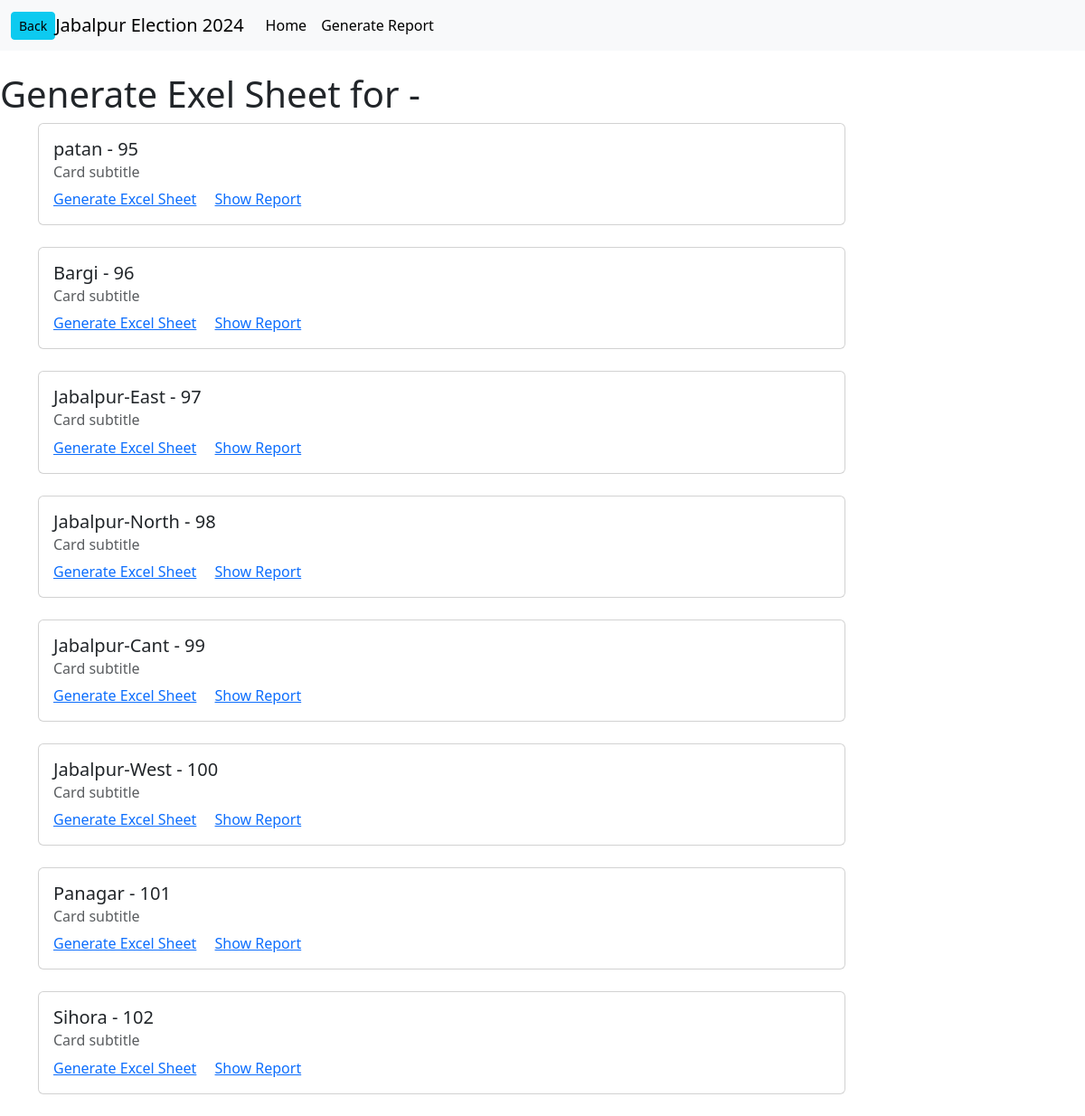
Screenshot of /generate_excel with the database file from the repository.
### backup.py (models this page shows, shortened)
class VidhanSabha(db.Model):
    id = db.Column(db.Integer, primary_key=True)
    name = db.Column(db.String(200), nullable=False)
    booths = db.relationship("Booth", backref="vidhan_sabha", lazy=True)

### backup.py (the view)
@app.route('/generate_excel')
def generate_excel_page():
    vidhan_sabhas = VidhanSabha.query.all()
    return render_template('getexel.html',vidhan_sabhas=vidhan_sabhas)

### templates/getexel.html
{% extends "base.html" %}
{% block content %}
<br>
    <h1>Generate Exel Sheet for -</h1>
    <div class="container">
        {% for vidhan_sabha in vidhan_sabhas %}
        <div class="card" style="width: 80%;">
            <div class="card-body">
              <h5 class="card-title">{{ vidhan_sabha.name }} - {{ vidhan_sabha.id }}</h5>
              <h6 class="card-subtitle mb-2 text-body-secondary">Card subtitle</h6>
              <a href="/generate_excel/{{ vidhan_sabha.id }}" class="card-link">Generate  Excel Sheet</a>
              <a href="/generate_report/{{ vidhan_sabha.id }}" class="card-link">Show  Report</a>
            </div>
          </div>
<br>
                    {% endfor %}
    </div>
{% endblock %}

### templates/base.html (shortened to what this page needs)
<!doctype html>
<html lang="en">
<head>
    <link href="https://cdn.jsdelivr.net/npm/bootstrap@5.3.3/dist/css/bootstrap.min.css" rel="stylesheet"
>
      </head>
<body>
    <nav class="navbar navbar-expand-lg bg-body-tertiary">
        <div class="container-fluid">
            <button type="button" class="btn btn-info btn-sm" onclick="goBack()">Back</button>
            <span class="navbar-brand mb-0 h1">  Jabalpur Election 2024</span>
          <div class="collapse navbar-collapse" id="navbarNav">
            <ul class="navbar-nav">
                <li class="nav-item">
                    <a class="nav-link active" aria-current="page" href="/">Home</a>
                  </li>
              <li class="nav-item">
                <a class="nav-link active" aria-current="page" href="/generate_excel">Generate Report</a>
              </li>
            </ul>
          </div>
        </div>
      </nav>
        {% block content %}{% endblock %}
</body>
</html>

### rows the page displays
VidhanSabha: name "patan", id "95"
VidhanSabha: name "Bargi", id "96"
VidhanSabha: name "Jabalpur-East", id "97"
VidhanSabha: name "Jabalpur-North", id "98"
VidhanSabha: name "Jabalpur-Cant", id "99"
VidhanSabha: name "Jabalpur-West", id "100"
VidhanSabha: name "Panagar", id "101"
VidhanSabha: name "Sihora", id "102"
